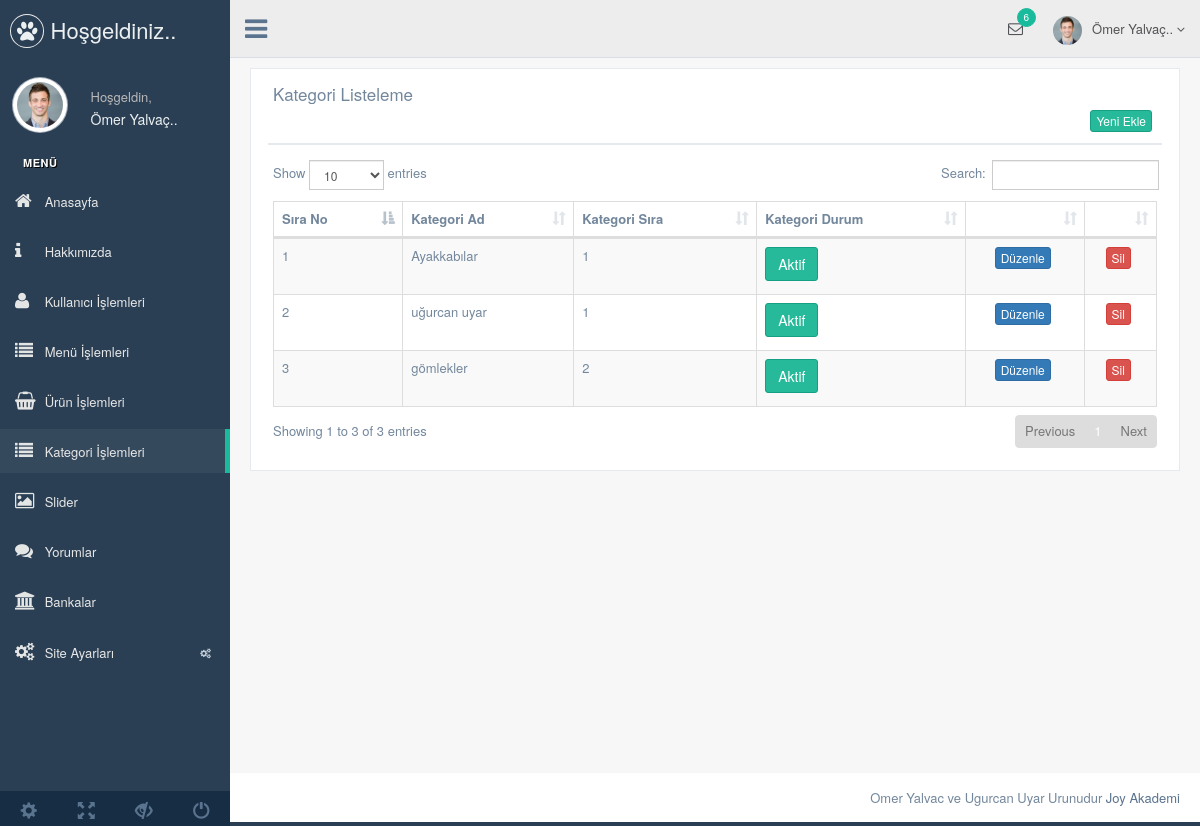
Screenshot of /admin/production/kategori.php (signed in) with the database file from the repository.
### tables this page shows
CREATE TABLE `kullanici` (
  `kullanici_id` int(11) NOT NULL,
  `kullanici_zaman` datetime NOT NULL DEFAULT CURRENT_TIMESTAMP,
  `kullanici_resim` varchar(250) NOT NULL,
  `kullanici_tc` varchar(50) NOT NULL,
  `kullanici_ad` varchar(50) NOT NULL,
  `kullanici_mail` varchar(100) NOT NULL,
  `kullanici_gsm` varchar(50) NOT NULL,
  `kullanici_password` varchar(50) NOT NULL,
  `kullanici_adsoyad` varchar(50) NOT NULL,
  `kullanici_adres` varchar(250) NOT NULL,
  `kullanici_il` varchar(100) NOT NULL,
  `kullanici_ilce` varchar(100) NOT NULL,
  `kullanici_unvan` varchar(100) NOT NULL,
  `kullanici_yetki` varchar(50) NOT NULL,
  `kullanici_durum` int(1) NOT NULL DEFAULT '1'
);

CREATE TABLE `kategori` (
  `kategori_id` int(11) NOT NULL,
  `kategori_ad` varchar(100) NOT NULL,
  `kategori_ust` int(2) NOT NULL,
  `kategori_seourl` varchar(250) NOT NULL,
  `kategori_sira` int(2) NOT NULL,
  `kategori_durum` enum('0','1') NOT NULL DEFAULT '1'
);

### admin/production/kategori.php (the view, shortened to what this page needs)
<?php include 'header.php';
$kategorisor=$db->prepare("SELECT * FROM kategori order by kategori_sira ASC");
$kategorisor->execute();
?>
        <div class="right_col" role="main">
          <div class="">
            <div class="row">
              <div class="col-md-12 col-sm-12 col-xs-12">
                <div class="x_panel">
                  <div class="x_title">
                    <h2>Kategori Listeleme</h2>
                    <div class="clearfix"></div>
                 <div align="right"> <a href="kategori-ekle.php"><button class="btn btn-success btn-xs"> Yeni Ekle </button></a>
                 </div>
                  </div>
                  <div class="x_content">
                  <table id="datatable-responsive" class="table table-striped table-bordered dt-responsive nowrap" cellspacing="0" width="100%">
                      <thead>
                        <tr>
                          <th>Sıra No</th>
                          <th>Kategori Ad</th>
                          <th>Kategori Sıra</th>
                          <th>Kategori Durum</th>
                          <th></th>
                          <th> </th>
                        </tr>
                      </thead>
                      <tbody>
<?php
                     $say=0;
                     while($kategoricek=$kategorisor->fetch(PDO::FETCH_ASSOC)){ $say++ ?>
                        <tr>
                          <td with="20"> <?php echo $say ?> </td>
                          <td><?php echo $kategoricek['kategori_ad'] ?></td>
                          <td><?php echo $kategoricek['kategori_sira'] ?></td>
                          <td><?php
                          if ($kategoricek['kategori_durum']==1) { ?>
                          <button class="btn btn-success">Aktif</button>
                         <?php }
                         else {?>
                         <button class="btn btn-success">Pasif</button>
                       <?php  } ?>
                         </td>
                          <td><center><a href="kategori-duzenle.php?kategori_id=<?php echo $kategoricek['kategori_id']; ?>"<button class="btn btn-primary btn-xs">Düzenle </button> </a></center></td>
                          <td><center><a href="../netting/islem.php?kategori_id=<?php echo $kategoricek['kategori_id']; ?>&kategorisil=ok" ><button class="btn btn-danger btn-xs">Sil </button> </a></center></td>
                        </tr>
                    <?php }
?>
                      </tbody>
                    </table>
                  </div>
                </div>
              </div>
            </div>
          </div>
        </div>
     <?php include 'footer.php';
     ?>

### admin/production/header.php (shortened to what this page needs)
<?php
include '../netting/baglam.php';
$kullanicisor=$db->prepare("SELECT * FROM kullanici where kullanici_mail=:mail");
$kullanicisor->execute(array(
  'mail' => $_SESSION['kullanici_mail']
));
$kullanicicek=$kullanicisor->fetch(PDO::FETCH_ASSOC);
?>
<!DOCTYPE html>
<html lang="en">
  <head>
    <link href="../vendors/bootstrap/dist/css/bootstrap.min.css" rel="stylesheet">
    <link href="../vendors/font-awesome/css/font-awesome.min.css" rel="stylesheet">
    <link href="../vendors/nprogress/nprogress.css" rel="stylesheet">
    <link href="../vendors/iCheck/skins/flat/green.css" rel="stylesheet">
    <link href="../vendors/datatables.net-bs/css/dataTables.bootstrap.min.css" rel="stylesheet">
    <link href="../vendors/datatables.net-buttons-bs/css/buttons.bootstrap.min.css" rel="stylesheet">
    <link href="../vendors/datatables.net-fixedheader-bs/css/fixedHeader.bootstrap.min.css" rel="stylesheet">
    <link href="../vendors/datatables.net-responsive-bs/css/responsive.bootstrap.min.css" rel="stylesheet">
    <link href="../vendors/datatables.net-scroller-bs/css/scroller.bootstrap.min.css" rel="stylesheet">
    <link href="../build/css/custom.min.css" rel="stylesheet">
  </head>
  <body class="nav-md">
    <div class="container body">
      <div class="main_container">
        <div class="col-md-3 left_col">
          <div class="left_col scroll-view">
            <div class="navbar nav_title" style="border: 0;">
              <a href="index.html" class="site_title"><i class="fa fa-paw"></i> <span>Hoşgeldiniz..</span></a>
            </div>
            <div class="profile clearfix">
              <div class="profile_pic">
                <img src="images/img.jpg" alt="..." class="img-circle profile_img">
              </div>
              <div class="profile_info">
                <span>Hoşgeldin,</span>
                <h2><?php echo $kullanicicek['kullanici_adsoyad']; ?></h2>
              </div>
            </div>
            <br />
            <div id="sidebar-menu" class="main_menu_side hidden-print main_menu">
              <div class="menu_section">
                <h3>Menü</h3>
                <ul class="nav side-menu">
                <li><a href="index.php"><i class="fa fa-home"></i> Anasayfa </a></li>
                <li><a href="hakkimizda.php"><i class="fa fa-info"></i> Hakkımızda </a></li>
                <li><a href="kullanici.php"><i class="fa fa-user"></i> Kullanıcı İşlemleri </a></li>
                <li><a href="menu.php"><i class="fa fa-list"></i> Menü İşlemleri </a></li>
                <li><a href="urun.php"><i class="fa fa-shopping-basket"></i> Ürün İşlemleri </a></li>
                <li><a href="kategori.php"><i class="fa fa-list"></i> Kategori İşlemleri </a></li>
                <li><a href="slider.php"><i class="fa fa-image"></i> Slider </a></li>
                <li><a href="yorum.php"><i class="fa fa-comments"></i> Yorumlar </a></li>
                <li><a href="banka.php"><i class="fa fa-bank"></i> Bankalar </a></li>
                  <li><a><i class="fa fa-cogs"></i> Site Ayarları <span class="fa fa-cogs"></span></a>
                  </li>
                </ul>
              </div>
            </div>
            <div class="sidebar-footer hidden-small">
              <a data-toggle="tooltip" data-placement="top" title="Settings">
                <span class="glyphicon glyphicon-cog" aria-hidden="true"></span>
              </a>
              <a data-toggle="tooltip" data-placement="top" title="FullScreen">
                <span class="glyphicon glyphicon-fullscreen" aria-hidden="true"></span>
              </a>
              <a data-toggle="tooltip" data-placement="top" title="Lock">
                <span class="glyphicon glyphicon-eye-close" aria-hidden="true"></span>
              </a>
              <a data-toggle="tooltip" data-placement="top" title="Logout">
                <span class="glyphicon glyphicon-off" aria-hidden="true"></span>
              </a>
            </div>
          </div>
        </div>
        <div class="top_nav">
          <div class="nav_menu">
            <nav>
              <div class="nav toggle">
                <a id="menu_toggle"><i class="fa fa-bars"></i></a>
              </div>
              <ul class="nav navbar-nav navbar-right">
                <li class="">
                  <a href="javascript:;" class="user-profile dropdown-toggle" data-toggle="dropdown" aria-expanded="false">
                    <img src="images/img.jpg" alt=""><?php echo $kullanicicek['kullanici_adsoyad']; ?>
                    <span class=" fa fa-angle-down"></span>
                  </a>
                </li>
                <li role="presentation" class="dropdown">
                  <a href="javascript:;" class="dropdown-toggle info-number" data-toggle="dropdown" aria-expanded="false">
                    <i class="fa fa-envelope-o"></i>
                    <span class="badge bg-green">6</span>
                  </a>
                </li>
              </ul>
            </nav>
          </div>
        </div>

### rows the page displays
kullanici: kullanici_adsoyad "Ömer Yalvaç.."
kategori: kategori_ad "Ayakkabılar", kategori_sira "1", kategori_durum "Aktif"
kategori: kategori_ad "uğurcan uyar", kategori_sira "1", kategori_durum "Aktif"
kategori: kategori_ad "gömlekler", kategori_sira "2", kategori_durum "Aktif"
